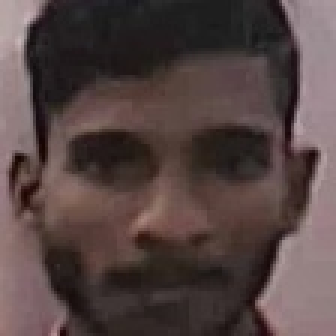
#> input picture logs/2026-04-09_10-22-26_MATCH_5a5309f5/aadhaar_crop.jpg, 112 x 112 px (shown 3 times larger)
$ python -i image_utils.py   (imports and definitions only)
#> lines starting #> are read from the running program, lines starting #| are printed output that depends on the picture
#> further down, picture is the input picture: shape (112, 112, 3); mean B, G, R 67.1, 68.4, 84.6
"""Image I/O utilities: EXIF correction, format conversion, base64 encoding, PDF support."""

import base64
import io
import logging

import cv2
import numpy as np
from PIL import Image, ImageOps

logger = logging.getLogger(__name__)


# [130 lines left out: functions bytes_to_bgr, _pdf_to_bgr, bgr_to_base64_jpeg, not called in this run]


def apply_clahe(image: np.ndarray, clip_limit: float = 2.0, tile_size: int = 8) -> np.ndarray:
    """Apply CLAHE (Contrast Limited Adaptive Histogram Equalization) to a BGR image.

    Normalizes contrast locally — especially useful for printed ID card photos
    where lighting is uneven and contrast is low compared to live selfies.
    Operates on the L channel in LAB color space to preserve color.

    Args:
        image: BGR uint8 numpy array (H, W, 3).
        clip_limit: CLAHE contrast clip limit (higher = more contrast).
        tile_size: Grid size for local histogram equalization.

    Returns:
        Contrast-normalized BGR uint8 numpy array.
    """
#> called with clip_limit = 2, tile_size = 8
    if not isinstance(image, np.ndarray) or image.ndim != 3 or image.shape[2] != 3:
        raise ValueError(f"Expected HxWx3 BGR array, got shape {getattr(image, 'shape', '?')}")
    if clip_limit <= 0:
        raise ValueError(f"clip_limit must be positive, got {clip_limit}")
    if tile_size <= 0:
        raise ValueError(f"tile_size must be positive, got {tile_size}")

    lab = cv2.cvtColor(image, cv2.COLOR_BGR2LAB)
#> lab: shape (112, 112, 3); mean of channels 0, 1, 2 76.4, 134.6, 131.4
    l_chan, a_chan, b_chan = cv2.split(lab)
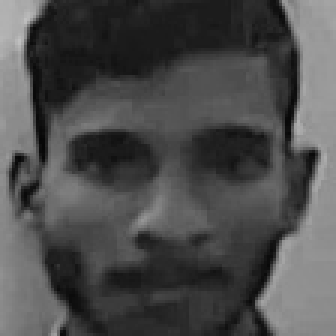
#> l_chan: shape (112, 112) (shown 3 times larger); min 6, max 192, mean 76.4
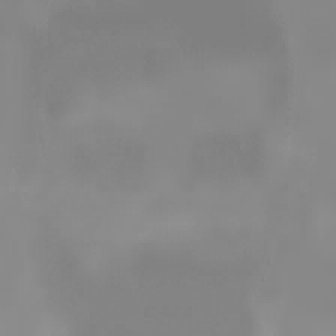
#> a_chan: shape (112, 112) (shown 3 times larger); min 126, max 147, mean 134.6
    clahe = cv2.createCLAHE(clipLimit=clip_limit, tileGridSize=(tile_size, tile_size))
    l_chan = clahe.apply(l_chan)
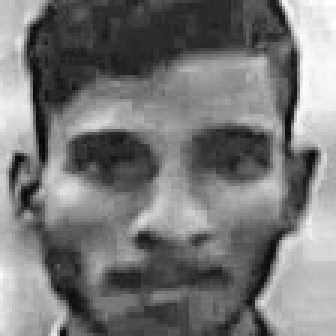
#> l_chan: shape (112, 112) (shown 3 times larger); min 7, max 255, mean 119.3
    lab = cv2.merge([l_chan, a_chan, b_chan])
#> lab: shape (112, 112, 3); mean of channels 0, 1, 2 119.3, 134.6, 131.4
    return cv2.cvtColor(lab, cv2.COLOR_LAB2BGR)
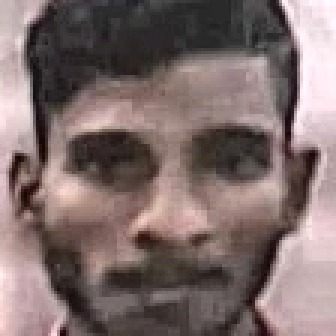
#> returned value: shape (112, 112, 3) (shown 3 times larger); mean B, G, R 108.2, 109.7, 127.1


# [75 lines left out: functions match_histogram, to_grayscale_bgr, validate_image_dimensions, not called in this run]

>>> import cv2
>>> picture = cv2.imread('../logs/2026-04-09_10-22-26_MATCH_5a5309f5/aadhaar_crop.jpg')
>>> result = apply_clahe(picture)

$ run again, on logs/2026-04-09_10-22-26_MATCH_5a5309f5/selfie_crop.jpg
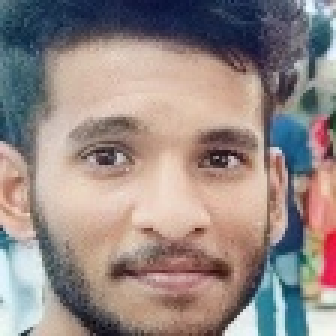
#> input picture logs/2026-04-09_10-22-26_MATCH_5a5309f5/selfie_crop.jpg, 112 x 112 px (shown 3 times larger)
#> picture is the input picture: shape (112, 112, 3); mean B, G, R 133.1, 136.7, 150
#> in apply_clahe, `l_chan = clahe.apply(l_chan)`:
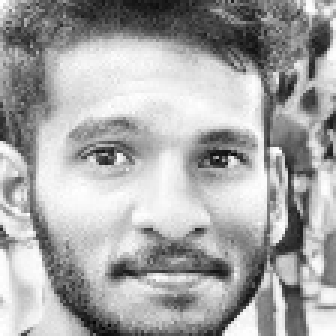
#> l_chan: shape (112, 112) (shown 3 times larger); min 5, max 255, mean 166.8
#> in apply_clahe, `return cv2.cvtColor(lab, cv2.COLOR_LAB2BGR)`:
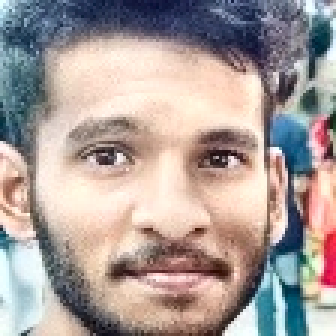
#> returned value: shape (112, 112, 3) (shown 3 times larger); mean B, G, R 154, 157.7, 170.3
